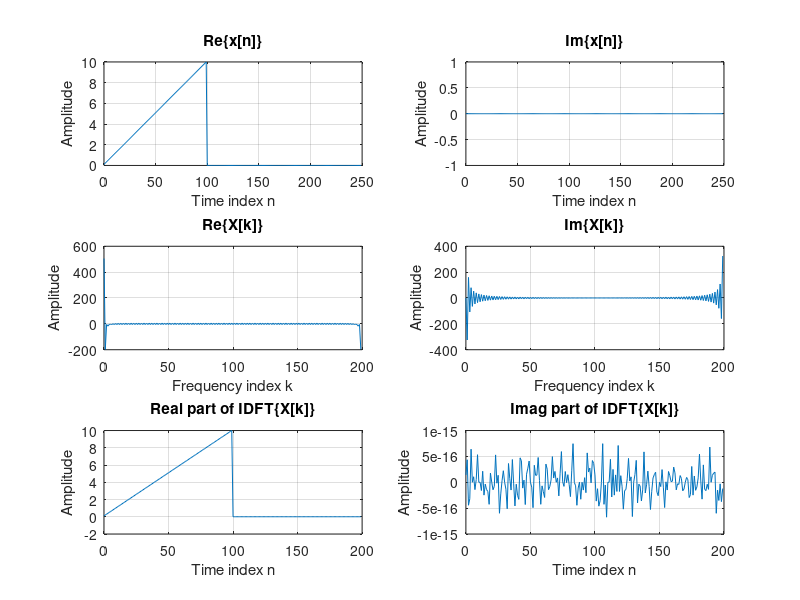

Here is the MATLAB script that generated this plot:
% Program P3_23
% Compute and plot the L-point DFT of an N-point signal, L >= N.
clf;
%Initialize
N=250; % length of signal
L=200; % length of DFT
nn = [0:N-1];
kk = [0:L-1];
% the signal x
xR = [0.1*(1:100) zeros(1,N-100)]; % real part
xI = [zeros(1,N)]; % imag part
x = xR + i*xI;
% DFT
XF = fft(x,L);
% plot xR and xI
subplot(3,2,1);grid;
plot(nn,xR);grid;
title('Re\{x[n]\}');
xlabel('Time index n');
ylabel('Amplitude');
subplot(3,2,2);
plot(nn,xI);grid;
title('Im\{x[n]\}');
xlabel('Time index n');
ylabel('Amplitude');
% plot real and imag parts of DFT
subplot(3,2,3);
plot(kk,real(XF));grid;
title('Re\{X[k]\}');
xlabel('Frequency index k');
ylabel('Amplitude');
subplot(3,2,4);
plot(kk,imag(XF));grid;
title('Im\{X[k]\}');
xlabel('Frequency index k');
ylabel('Amplitude');
% IDFT
xx = ifft(XF,L);
% plot real and imaginary parts of the IDFT
subplot(3,2,5);
plot(kk,real(xx));grid;
title('Real part of IDFT\{X[k]\}');
xlabel('Time index n');
ylabel('Amplitude');
subplot(3,2,6);
plot(kk,imag(xx));grid;
title('Imag part of IDFT\{X[k]\}');
xlabel('Time index n');
ylabel('Amplitude');
